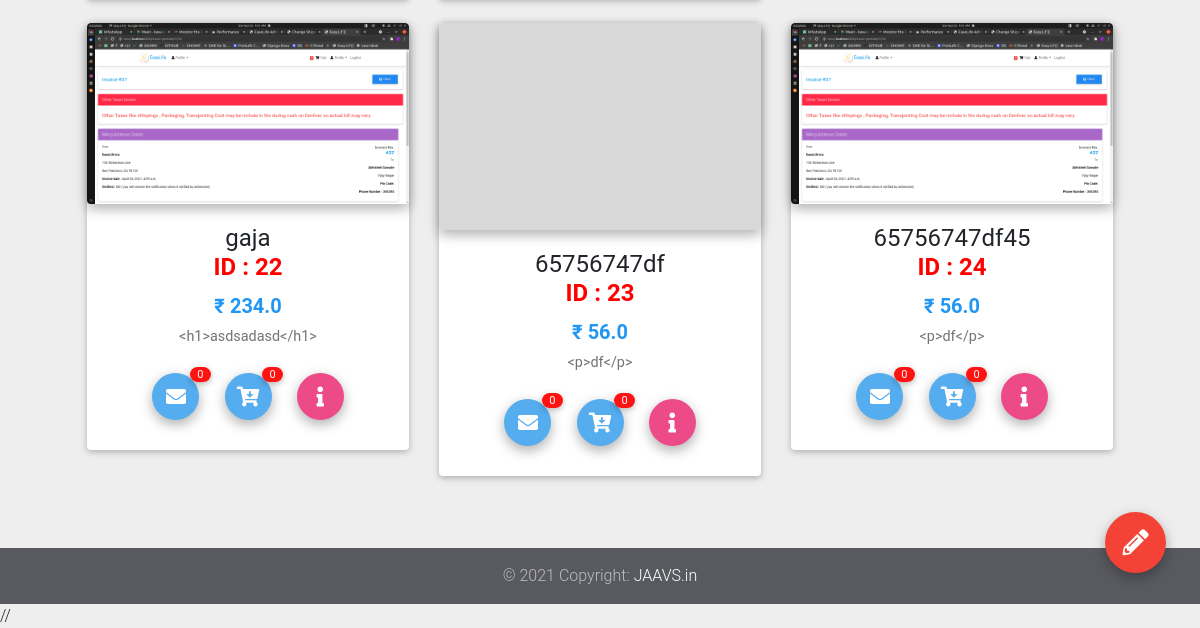
The app's page /easylife-admin/all-items/ (lower part), older data.
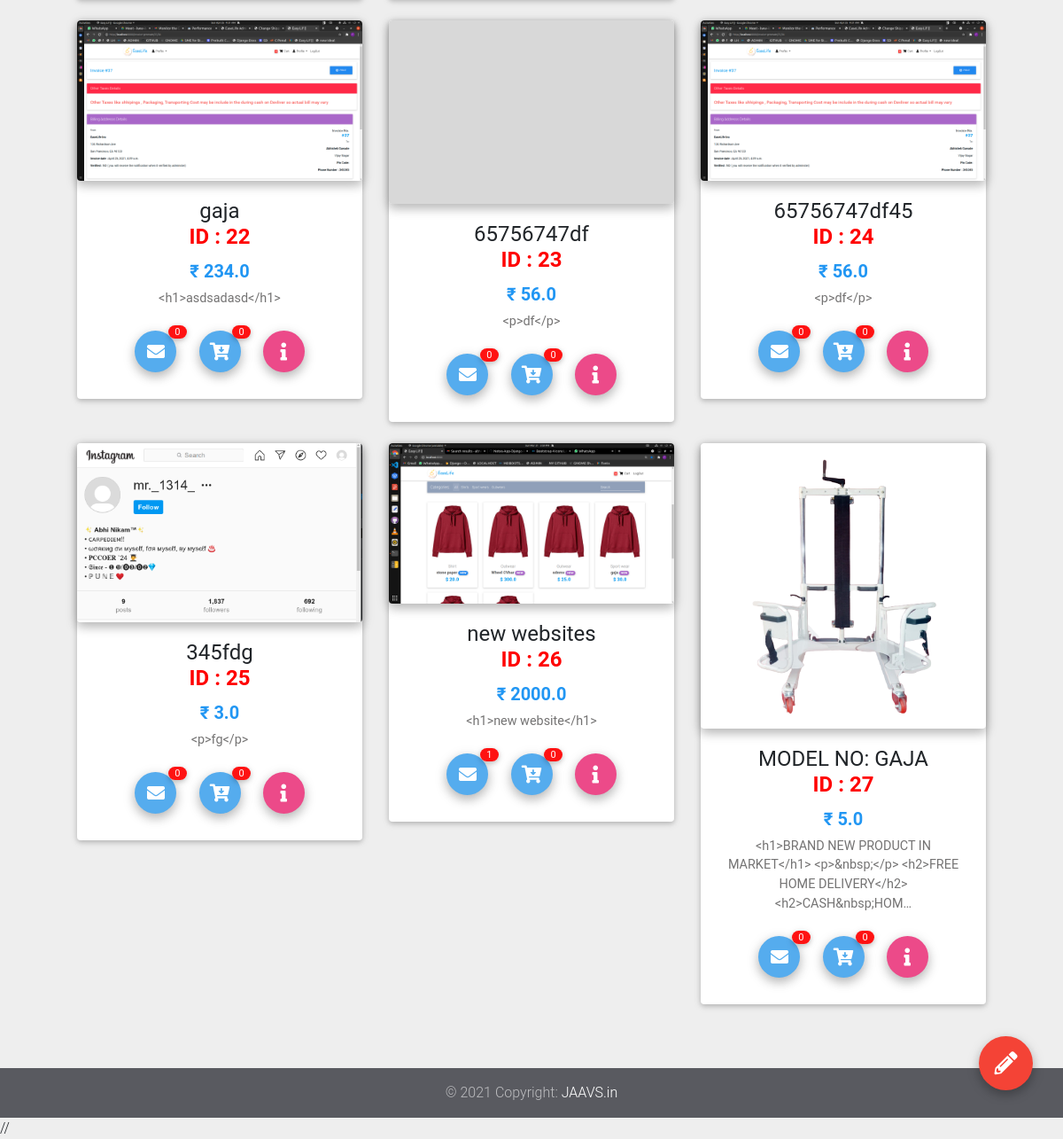
The same page, newer data.
### base/models.py (models this page shows, shortened)
class Item(models.Model):
    title =models.CharField( max_length=100,unique=True)
    price =models.FloatField()
    discount_price =models.FloatField(blank=True,null=True)
    category = models.CharField(choices=CATEGORY_CHOICES,verbose_name='Availablity Of Product',max_length=2,default='NA')
    label_name= models.CharField(max_length=14,verbose_name='The Word Inside a label',blank=True,null=True)
    label = models.CharField(choices=LABEL_CHOICES,max_length=1,default='P')
    slug=models.SlugField(max_length=150,blank=True,unique=True)
    description=models.TextField(max_length=1000)
    image=models.ImageField()
    image2=models.ImageField(blank=True)
    image3=models.ImageField(blank=True)
    image4=models.ImageField(blank=True)
    image5=models.ImageField(blank=True)
    image6=models.ImageField(blank=True)
    created = models.DateTimeField(auto_now_add=True)
    updated = models.DateTimeField(auto_now=True)
    def get_no_of_comments(self):
        return Comment.objects.filter(product=self).count()
    def get_no_of_items(self):
        total_quantity =0
        for order in  Order.objects.filter(ordered=True):
            for order_item in order.items.all():
                if order_item.item == self:
                    total_quantity+= order_item.qauntity
        return total_quantity

class Order(models.Model):
    user = models.ForeignKey(settings.AUTH_USER_MODEL,on_delete=models.CASCADE)
    items =models.ManyToManyField(OrderItem)
    ordered = models.BooleanField(default=False)
    start_date =models.DateTimeField(auto_now_add=True)
    ordered_date = models.DateTimeField()
    billing_address=models.ForeignKey('BillingAddress',on_delete=models.SET_NULL,blank=True,null=True)

class OrderItem(models.Model):
    user = models.ForeignKey(settings.AUTH_USER_MODEL,on_delete=models.CASCADE)
    ordered = models.BooleanField(default=False)
    item=models.ForeignKey(Item,on_delete=models.CASCADE)
    qauntity=models.IntegerField(default=1)

### easylife_admin/views.py (the view)
# urls.py: path('all-items/', All_product_list.as_view(), name='all_items'),
class All_product_list(ListView):
    model = Item
    context_object_name = 'items'
    template_name='easylife_admin/all_items.html'

### templates/easylife_admin/all_items.html (shortened to what this page needs)
{% extends "easylife_admin/admin_base.html" %}
{% block content %}
      <section class="text-center mb-4">
        <div class="row wow fadeIn">
        {% for item in items %}
<div class="col-md-4 mb-4">
            <section>
              <div class="card card-cascade">
                <div class="view view-cascade overlay">
                  <img src="{{ item.image.url }}" class="card-img-top" alt="">
                </div>
                <div class="card-body card-body-cascade text-center">
                  <h4 class="card-title">{{item.title|truncatechars:20}}<br> <strong style="color:red">ID : {{item.id}}</strong></h4>
                  <h5 class="font-weight-bold blue-text">₹{% if item.discount_price %} {{item.discount_price }} {% else %} {{item.price}}{% endif %}</h5>
                  <p class="card-text">{{ item.description|truncatechars:100 }}
                  </p>
                    <a type="button" class="btn-floating btn-small btn-tw waves-effect waves-light">
                        <i class="fas fa-envelope fa-lg"></i>
                      </a>
                       <span class="counter ">{{ item.get_no_of_comments }}</span>
                  <a type="button" class="btn-floating btn-small btn-tw waves-effect waves-light"><i class="fas fa-cart-arrow-down"></i></a>
                   <span class="counter ">{{ item.get_no_of_items }}</span>
                  <a type="button" class="btn-floating btn-small btn-dribbble waves-effect waves-light"><i class="fas fa-info"></i></a>
                </div>
              </div>
            </section>
          </div>
            {% endfor %}
          </div>
      </section>
{% endblock content %}

### templates/easylife_admin/admin_base.html (shortened to what this page needs)
{% load static %}
<!DOCTYPE html>
<html lang="en">
<head>
  <link rel="stylesheet" href="https://use.fontawesome.com/releases/v5.11.2/css/all.css">
  <link rel="stylesheet" href="{% static 'easylife_admin_static/css/bootstrap.min.css' %}">
  <link rel="stylesheet" href="{% static 'easylife_admin_static/css/mdb.min.css' %}">
</head>
<body class="fixed-sn white-skin">
  <header>
    {% include "easylife_admin/admin_navi.html" %}
  </header>
  <main style="padding-top: 0.5rem;">
     <div class="container-fluid">
      {% block content %}
      {% endblock content %}
     </div>
  </main>
  {% include "easylife_admin/admin_footer.html" %}
  //
</body>
</html>

### templates/easylife_admin/admin_side_navi.html (shortened to what this page needs)
{% load static %}

### templates/easylife_admin/admin_navi.html (shortened to what this page needs)
    <div class="fixed-action-btn clearfix d-none d-xl-block" style="bottom: 45px; right: 24px;">
      <a class="btn-floating btn-lg red">
        <i class="fas fa-pencil-alt"></i>
      </a>
      <ul class="list-unstyled">
        <li><a class="btn-floating red" href="{% url "easylife_admin:add_items" %}"></a></li>
        <li><a class="btn-floating yellow darken-1" href="{% url "easylife_admin:all_user_details" %}"></a></li>
        <li><a class="btn-floating green" href="{% url "easylife_admin:all_items" %}"></a></li>
      </ul>
    </div>

### templates/easylife_admin/admin_footer.html
  <footer class="page-footer pt-0 mt-5 rgba-stylish-light">
    <div class="footer-copyright py-3 text-center">
      <div class="container-fluid">
        © 2021 Copyright: <a href="https://jaavs.in/" target="_blank"> JAAVS.in </a>
      </div>
    </div>
  </footer>

Row changes from the older to the newer data that the page shows:
added Item: image (picture), title "345fdg", id "25", discount_price "3.0", description "<p>fg</p>", get_no_of_comments "0", get_no_of_items "0"
added Item: image (picture), title "new websites", id "26", discount_price "2000.0", description "<h1>new website</h1>", get_no_of_comments "1", get_no_of_items "0"
added Item: image (picture), title "MODEL NO: GAJA", id "27", discount_price "5.0", description "<h1>BRAND NEW PRODUCT IN MARKET</h1> <p>&nbsp;</p> <h2>FREE HOME DELIVERY</h2> <h2>CASH&nbsp;HOM…", get_no_of_comments "0", get_no_of_items "0"
